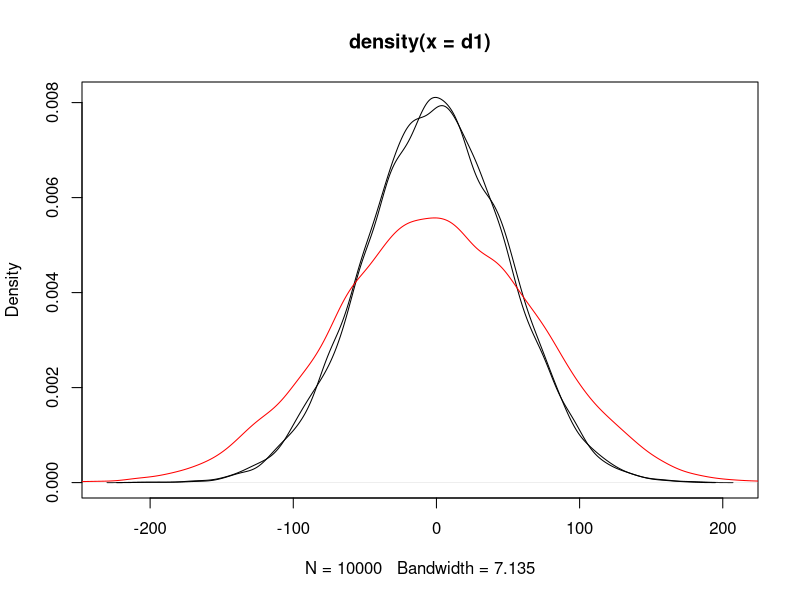
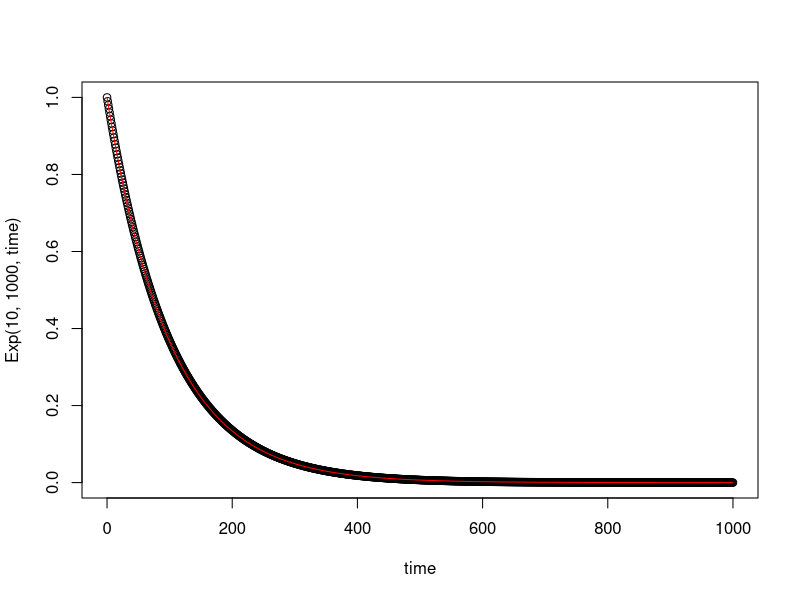
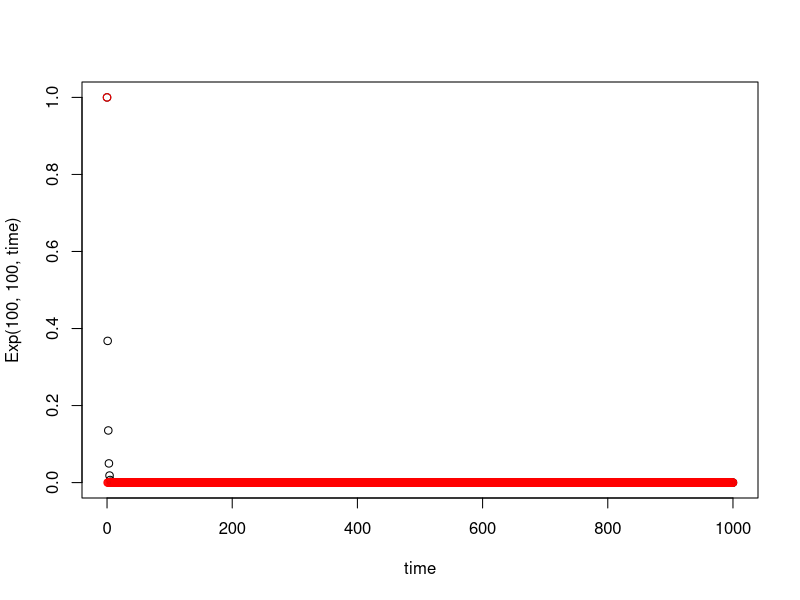
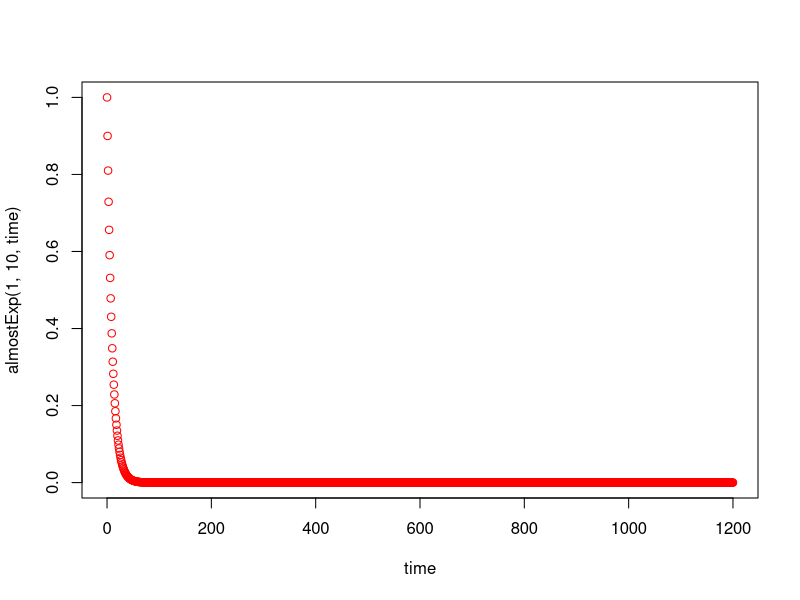

The R source for these figures, in order:
## ---- chunk 1
knitr::opts_chunk$set(echo = TRUE)

## ---- chunk 2
d1 <- 50*rnorm(10000)
d2 <- 50*rnorm(10000)
d3 <- d2 + d1
plot(density(d1))
lines(density(d2))
lines(density(d3), col='red')
var(d3)
var(d1)

## ---- chunk 3
almostExp <- function(L, tau, t){
  return ((1- L/tau)^t)
}

Exp <- function(L, tau, t){
  return (exp(-L*t/tau))
}

time <- 0:1000

plot(time, Exp(10, 1000, time))
points(time, almostExp(10, 1000, time), col='red', type='l')

plot(time, Exp(100, 100, time))
points(time, almostExp(100, 100, time), col='red')
## ---- chunk 4
almostExp <- function(L, tau, t){
  return ((1- L/tau)^t)
}

time <- 0:1200

plot(time, almostExp(1, 10, time), col='red')

